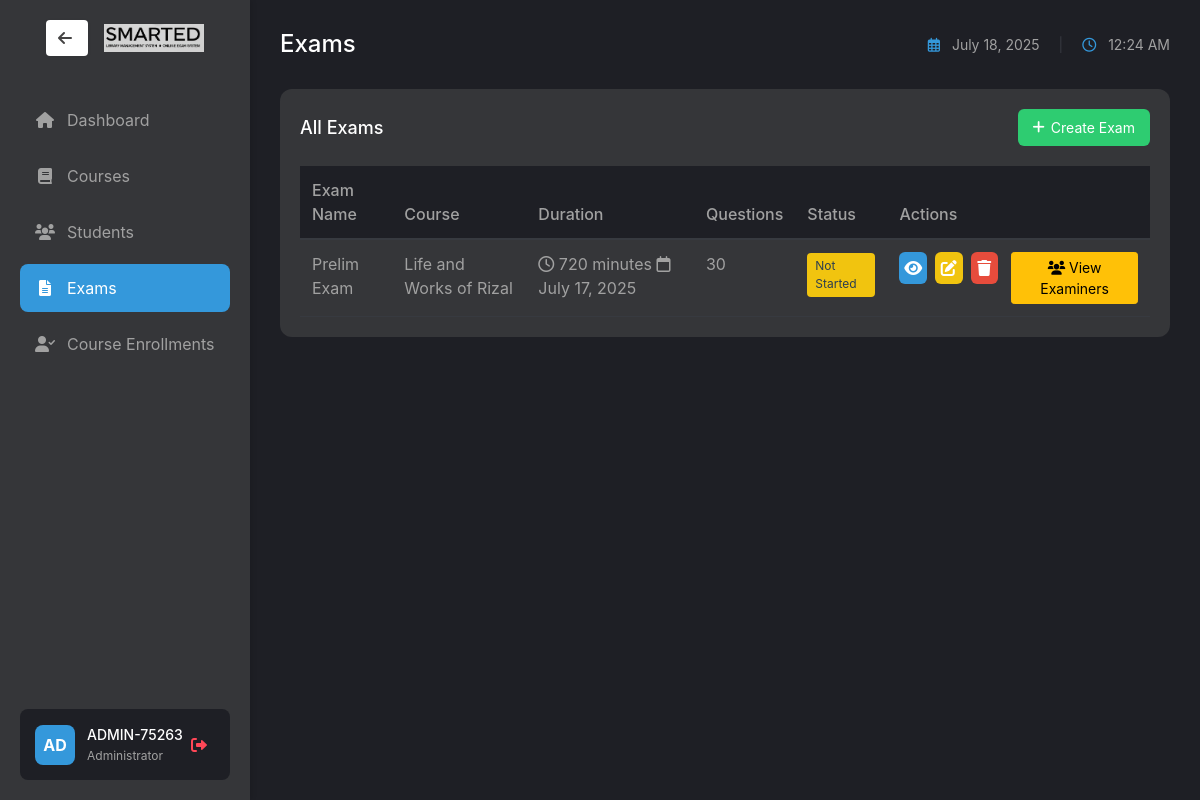
Page /exam/admin/exams.php (signed in) on the committed database.
### tables this page shows
CREATE TABLE `exams` (
  `exam_id` int(11) NOT NULL,
  `course_id` int(11) DEFAULT NULL,
  `exam_name` varchar(100) NOT NULL,
  `description` text DEFAULT NULL,
  `duration` int(11) NOT NULL,
  `total_questions` int(11) NOT NULL,
  `passing_score` int(11) NOT NULL,
  `start_date` datetime DEFAULT NULL,
  `end_date` datetime DEFAULT NULL,
  `created_at` timestamp NOT NULL DEFAULT current_timestamp(),
  `min_multiple_choice` int(11) NOT NULL DEFAULT 10,
  `min_true_false` int(11) NOT NULL DEFAULT 10,
  `min_matching` int(11) NOT NULL DEFAULT 10,
  `allowed_types` varchar(100) DEFAULT 'multiple_choice,true_false,matching'
);

CREATE TABLE `courses` (
  `course_id` int(11) NOT NULL,
  `course_name` varchar(255) NOT NULL,
  `description` text DEFAULT NULL,
  `created_at` timestamp NOT NULL DEFAULT current_timestamp()
);

### exam/admin/exams.php (the view, shortened to what this page needs)
<?php
require_once '../../shared/db_connect.php';
$stmt = $pdo->prepare("SELECT * FROM admins WHERE admin_id = ?");
$stmt->execute([$_SESSION['admin_id']]);
$admin = $stmt->fetch(PDO::FETCH_ASSOC);
?>
<!DOCTYPE html>
<html lang="en">
<head>
    <link href="https://cdn.jsdelivr.net/npm/bootstrap@5.1.3/dist/css/bootstrap.min.css" rel="stylesheet">
    <link rel="stylesheet" href="https://cdnjs.cloudflare.com/ajax/libs/font-awesome/6.0.0/css/all.min.css">
    <link rel="stylesheet" href="/finalProject/assets/css/styles.css">
</head>
<body class="dashboard-layout">
    <div class="sidebar">
        <div class="brand-section">
            <a href="../../shared/choose_dashboard.php" class="btn btn-light ms-3" style="background: #fff; color: rgba(66, 65, 65, 0.99); border: none; font-weight: bold; box-shadow: 0 1px 4px rgba(0,0,0,0.05);"><i class="fas fa-arrow-left me-1"></i></a>
            <img src="smarted-letter-only.jpg" alt="SmartED Logo" class=" img-fluid ms-3" style="max-width: 100px;">
        </div>
        <nav class="nav-menu">
            <ul>
                <li class="nav-item">
                    <a href="admin_dashboard.php" class="nav-link">
                        <i class="fas fa-home"></i>
                        <span>Dashboard</span>
                    </a>
                </li>
                <li class="nav-item">
                    <a href="courses.php" class="nav-link">
                        <i class="fas fa-book"></i>
                        <span>Courses</span>
                    </a>
                </li>
                <li class="nav-item">
                    <a href="students.php" class="nav-link">
                        <i class="fas fa-users"></i>
                        <span>Students</span>
                    </a>
                </li>
                <li class="nav-item">
                    <a href="exams.php" class="nav-link active">
                        <i class="fas fa-file-alt"></i>
                        <span>Exams</span>
                    </a>
                </li>
                <li class="nav-item">
                    <a href="approve_students.php" class="nav-link">
                        <i class="fas fa-user-check"></i>
                        <span>Course Enrollments</span>
                    </a>
                </li>
            </ul>
        </nav>
        <div class="admin-section">
            <div class="admin-avatar">AD</div>
            <div class="admin-details">
                <div class="admin-name"><?php echo htmlspecialchars($admin['admin_id']); ?></div>
                <div class="admin-role">Administrator</div>
            </div>
            <a href="../logout.php" class="logout-btn">
                <i class="fas fa-sign-out-alt"></i>
            </a>
        </div>
    </div>
    <div class="main-content">
        <div class="content-header">
            <h1>Exams</h1>
            <div class="date-time">
                <i class="far fa-calendar-alt"></i>
                <?php echo date('F d, Y'); ?>
                <span class="separator">|</span>
                <i class="far fa-clock"></i>
                <span id="live-time"></span>
            </div>
        </div>
        <div class="dashboard-section">
            <div class="section-header">
                <h2>All Exams</h2>
                <a href="create_exam.php" class="btn-create">
                    <i class="fas fa-plus"></i> Create Exam
                </a>
            </div>
            <div class="table-responsive">
                <table class="table">
                    <thead>
                        <tr>
                            <th>Exam Name</th>
                            <th>Course</th>
                            <th>Duration</th>
                            <th>Questions</th>
                            <th>Status</th>
                            <th>Actions</th>
                        </tr>
                    </thead>
                    <tbody>
                        <?php
                        $stmt = $pdo->query("
                            SELECT e.*, c.course_name,
                                   CASE
                                       WHEN NOW() < e.start_date THEN 'not_started'
                                       WHEN NOW() > e.end_date THEN 'ended'
                                       ELSE 'active'
                                   END as exam_status
                            FROM exams e
                            LEFT JOIN courses c ON e.course_id = c.course_id
                            ORDER BY e.created_at DESC
                        ");
                        while ($exam = $stmt->fetch()) {
                            $status_class = '';
                            $status_text = '';
                            $reopenedStmt = $pdo->prepare('SELECT COUNT(*) FROM reopened_exams WHERE exam_id = ?');
                            $reopenedStmt->execute([$exam['exam_id']]);
                            $is_reopened = $reopenedStmt->fetchColumn() > 0;
                            if ($is_reopened) {
                                $status_class = 'open';
                                $status_text = 'Reopened';
                            } else {
                                switch($exam['exam_status']) {
                                    case 'not_started':
                                        $status_class = 'pending';
                                        $status_text = 'Not Started';
                                        break;
                                }
                            }
                            echo "<tr>";
                            echo "<td>{$exam['exam_name']}</td>";
                            echo "<td>{$exam['course_name']}</td>";
                            echo "<td><span><i class='far fa-clock'></i> {$exam['duration']} minutes</span>
                                <span><i class='far fa-calendar'></i> " . date('F d, Y', strtotime($exam['created_at'])) . "</span></td>";
                            echo "<td>{$exam['total_questions']}</td>";
                            echo "<td><span class='status-badge {$status_class}'>{$status_text}</span></td>";
                            echo "<td class='action-buttons'>
                                    <a href='view_exam.php?id={$exam['exam_id']}' class='btn-action btn-view'>
                                        <i class='fas fa-eye'></i>
                                    </a>
                                    <a href='edit_exam.php?id={$exam['exam_id']}' class='btn-action btn-edit'>
                                        <i class='fas fa-edit'></i>
                                    </a>
                                    <a href='delete_exam.php?id={$exam['exam_id']}' class='btn-action btn-delete' onclick='return confirm(\"Are you sure you want to delete this exam?\");'>
                                        <i class='fas fa-trash'></i>
                                    </a>";
                            echo "<a href='view_exam_students.php?exam_id={$exam['exam_id']}' class='btn btn-warning btn-sm' style='margin-left:5px;'>
                                    <i class='fas fa-users'></i> View Examiners
                                </a>";
                            echo "</tr>";
                        }
                        ?>
                    </tbody>
                </table>
            </div>
        </div>
    </div>
</body>
</html>

### exam/assets/css/styles.css (style rules this page uses)
body { background-color: #1e1f25; color: #a1a1a1; font-family: -apple-system, BlinkMacSystemFont, "Segoe UI", Roboto, Helvetica, Arial, sans-serif; margin: 0; padding: 0; }
.dashboard-layout { display: flex; min-height: 100vh; }
.sidebar { width: 250px; background-color: rgb(53, 54, 57); padding: 20px; display: flex; flex-direction: column; box-shadow: 2px 0 5px rgba(0, 0, 0, 0.1); }
.brand-section { display: flex; align-items: center; margin-bottom: 40px; padding: 0 10px; }
.nav-menu { flex: 1; }
.nav-menu ul { list-style: none; padding: 0; margin: 0; }
.nav-item { margin-bottom: 8px; }
.nav-link { display: flex; align-items: center; padding: 12px 15px; color: #a1a1a1; text-decoration: none; border-radius: 8px; transition: all 0.3s ease; }
.nav-link:hover, .nav-link.active { background-color: #3498db; color: white; }
.nav-link i { margin-right: 12px; width: 20px; text-align: center; }
.admin-section { display: flex; align-items: center; padding: 15px; background-color: #1e1f25; border-radius: 8px; margin-top: auto; }
.admin-avatar { width: 40px; height: 40px; background-color: #3498db; border-radius: 8px; display: flex; align-items: center; justify-content: center; color: white; font-weight: bold; margin-right: 12px; }
.admin-details { flex: 1; }
.admin-name { color: white; font-size: 14px; margin-bottom: 2px; font-weight: 500; }
.admin-role { color: #a1a1a1; font-size: 12px; }
.logout-btn { color: #ff4757; text-decoration: none; padding: 8px; border-radius: 6px; transition: all 0.3s ease; }
.main-content { flex: 1; padding: 30px; overflow-y: auto; max-width: 1500px; width: 100%; }
.content-header { display: flex; justify-content: space-between; align-items: center; margin-bottom: 30px; }
.content-header h1 { color: white; font-size: 24px; margin: 0; }
.date-time { color: #a1a1a1; font-size: 14px; }
.date-time i { margin-right: 8px; color: #3498db; }
.separator { margin: 0 15px; color: #373a40; }
.dashboard-section { background-color: rgb(53, 54, 57); border-radius: 12px; padding: 20px; margin-bottom: 30px; }
.section-header { display: flex; justify-content: space-between; align-items: center; margin-bottom: 20px; }
.section-header h2 { color: white; font-size: 18px; margin: 0; }
.btn-create { display: inline-flex; align-items: center; padding: 8px 15px; background-color: #2ecc71; color: white; text-decoration: none; border-radius: 6px; font-size: 14px; transition: all 0.3s ease; }
.btn-create i { margin-right: 6px; }
.table { color: #a1a1a1; margin: 0; }
.table thead th { background-color: #1e1f25; border-bottom: 2px solid #373a40; color: #a1a1a1; font-weight: 500; padding: 12px; }
.table tbody td { padding: 12px; border-bottom: 1px solid #373a40; }
.status-badge { display: inline-flex; align-items: center; padding: 4px 8px; border-radius: 4px; font-size: 12px; }
.status-badge.pending { background-color: #f1c40f; color: #2c3e50; }
.action-buttons { display: flex; gap: 8px; }
.btn-action { display: inline-flex; align-items: center; justify-content: center; width: 32px; height: 32px; border-radius: 6px; color: white; text-decoration: none; transition: all 0.3s ease; }
.btn-view { background-color: #3498db; }
.btn-edit { background-color: #f1c40f; }
.btn-delete { background-color: #e74c3c; }

### rows in the picture
exams: exam_name "Prelim Exam", course.course_name "Life and Works of Rizal", duration "720", created_at "July 17, 2025", total_questions "30", status_text "Not Started"

### other values in the picture
$admin['admin_id'] "ADMIN-75263"
